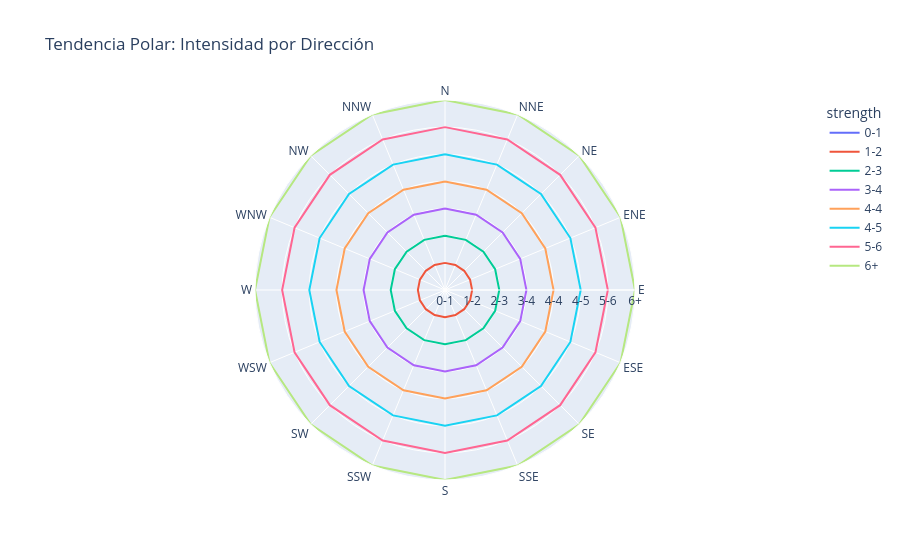

The notebook cell this image was saved under:
### Code cell
#Paso 3: Gráfico de Líneas Polar (Line Polar)
fig2 = px.line_polar(wind_df, 
                      r="strength", 
                      theta="direction", 
                      color="strength",
                      line_close=True, # Cierra el círculo de la línea
                      title="Tendencia Polar: Intensidad por Dirección")
fig2.show()

### Figure 1 — Plotly figure (JSON) as saved in the notebook; plotly's stock layout.template omitted (floating-point values rounded to 4 significant figures)
{"data": [{"hovertemplate": "strength=%{r}<br>direction=%{theta}<extra></extra>", "legendgroup": "0-1", "line": {"color": "#636efa", "dash": "solid"}, "marker": {"symbol": "circle"}, "mode": "lines", "name": "0-1", "r": ["0-1", "0-1", "0-1", "0-1", "0-1", "0-1", "0-1", "0-1", "0-1", "0-1", "0-1", "0-1", "0-1", "0-1", "0-1", "0-1", "0-1"], "showlegend": true, "subplot": "polar", "theta": ["N", "NNE", "NE", "ENE", "E", "ESE", "SE", "SSE", "S", "SSW", "SW", "WSW", "W", "WNW", "NW", "NNW", "N"], "type": "scatterpolar"}, {"hovertemplate": "strength=%{r}<br>direction=%{theta}<extra></extra>", "legendgroup": "1-2", "line": {"color": "#EF553B", "dash": "solid"}, "marker": {"symbol": "circle"}, "mode": "lines", "name": "1-2", "r": ["1-2", "1-2", "1-2", "1-2", "1-2", "1-2", "1-2", "1-2", "1-2", "1-2", "1-2", "1-2", "1-2", "1-2", "1-2", "1-2", "1-2"], "showlegend": true, "subplot": "polar", "theta": ["N", "NNE", "NE", "ENE", "E", "ESE", "SE", "SSE", "S", "SSW", "SW", "WSW", "W", "WNW", "NW", "NNW", "N"], "type": "scatterpolar"}, {"hovertemplate": "strength=%{r}<br>direction=%{theta}<extra></extra>", "legendgroup": "2-3", "line": {"color": "#00cc96", "dash": "solid"}, "marker": {"symbol": "circle"}, "mode": "lines", "name": "2-3", "r": ["2-3", "2-3", "2-3", "2-3", "2-3", "2-3", "2-3", "2-3", "2-3", "2-3", "2-3", "2-3", "2-3", "2-3", "2-3", "2-3", "2-3"], "showlegend": true, "subplot": "polar", "theta": ["N", "NNE", "NE", "ENE", "E", "ESE", "SE", "SSE", "S", "SSW", "SW", "WSW", "W", "WNW", "NW", "NNW", "N"], "type": "scatterpolar"}, {"hovertemplate": "strength=%{r}<br>direction=%{theta}<extra></extra>", "legendgroup": "3-4", "line": {"color": "#ab63fa", "dash": "solid"}, "marker": {"symbol": "circle"}, "mode": "lines", "name": "3-4", "r": ["3-4", "3-4", "3-4", "3-4", "3-4", "3-4", "3-4", "3-4", "3-4", "3-4", "3-4", "3-4", "3-4", "3-4", "3-4", "3-4", "3-4"], "showlegend": true, "subplot": "polar", "theta": ["N", "NNE", "NE", "ENE", "E", "ESE", "SE", "SSE", "S", "SSW", "SW", "WSW", "W", "WNW", "NW", "NNW", "N"], "type": "scatterpolar"}, {"hovertemplate": "strength=%{r}<br>direction=%{theta}<extra></extra>", "legendgroup": "4-4", "line": {"color": "#FFA15A", "dash": "solid"}, "marker": {"symbol": "circle"}, "mode": "lines", "name": "4-4", "r": ["4-4", "4-4", "4-4", "4-4", "4-4", "4-4", "4-4", "4-4", "4-4", "4-4", "4-4", "4-4", "4-4", "4-4", "4-4", "4-4", "4-4"], "showlegend": true, "subplot": "polar", "theta": ["N", "NNE", "NE", "ENE", "E", "ESE", "SE", "SSE", "S", "SSW", "SW", "WSW", "W", "WNW", "NW", "NNW", "N"], "type": "scatterpolar"}, {"hovertemplate": "strength=%{r}<br>direction=%{theta}<extra></extra>", "legendgroup": "4-5", "line": {"color": "#19d3f3", "dash": "solid"}, "marker": {"symbol": "circle"}, "mode": "lines", "name": "4-5", "r": ["4-5", "4-5", "4-5", "4-5", "4-5", "4-5", "4-5", "4-5", "4-5", "4-5", "4-5", "4-5", "4-5", "4-5", "4-5", "4-5", "4-5"], "showlegend": true, "subplot": "polar", "theta": ["N", "NNE", "NE", "ENE", "E", "ESE", "SE", "SSE", "S", "SSW", "SW", "WSW", "W", "WNW", "NW", "NNW", "N"], "type": "scatterpolar"}, {"hovertemplate": "strength=%{r}<br>direction=%{theta}<extra></extra>", "legendgroup": "5-6", "line": {"color": "#FF6692", "dash": "solid"}, "marker": {"symbol": "circle"}, "mode": "lines", "name": "5-6", "r": ["5-6", "5-6", "5-6", "5-6", "5-6", "5-6", "5-6", "5-6", "5-6", "5-6", "5-6", "5-6", "5-6", "5-6", "5-6", "5-6", "5-6"], "showlegend": true, "subplot": "polar", "theta": ["N", "NNE", "NE", "ENE", "E", "ESE", "SE", "SSE", "S", "SSW", "SW", "WSW", "W", "WNW", "NW", "NNW", "N"], "type": "scatterpolar"}, {"hovertemplate": "strength=%{r}<br>direction=%{theta}<extra></extra>", "legendgroup": "6+", "line": {"color": "#B6E880", "dash": "solid"}, "marker": {"symbol": "circle"}, "mode": "lines", "name": "6+", "r": ["6+", "6+", "6+", "6+", "6+", "6+", "6+", "6+", "6+", "6+", "6+", "6+", "6+", "6+", "6+", "6+", "6+"], "showlegend": true, "subplot": "polar", "theta": ["N", "NNE", "NE", "ENE", "E", "ESE", "SE", "SSE", "S", "SSW", "SW", "WSW", "W", "WNW", "NW", "NNW", "N"], "type": "scatterpolar"}], "layout": {"legend": {"title": {"text": "strength"}, "tracegroupgap": 0}, "polar": {"angularaxis": {"direction": "clockwise", "rotation": 90}, "domain": {"x": [0, 1], "y": [0, 1]}, "radialaxis": {"categoryarray": ["0-1", "1-2", "2-3", "3-4", "4-4", "4-5", "5-6", "6+"], "categoryorder": "array"}}, "title": {"text": "Tendencia Polar: Intensidad por Dirección"}}}
